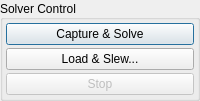
        <widget class="QGroupBox" name="controlBox">
         <property name="title">
          <string>Solver Control</string>
         </property>
         <property name="alignment">
          <set>Qt::AlignLeading|Qt::AlignLeft|Qt::AlignVCenter</set>
         </property>
         <layout class="QVBoxLayout" name="verticalLayout_4">
          <property name="spacing">
           <number>3</number>
          </property>
          <property name="leftMargin">
           <number>3</number>
          </property>
          <property name="topMargin">
           <number>3</number>
          </property>
          <property name="rightMargin">
           <number>3</number>
          </property>
          <property name="bottomMargin">
           <number>3</number>
          </property>
          <item>
           <widget class="QPushButton" name="solveB">
            <property name="enabled">
             <bool>true</bool>
            </property>
            <property name="text">
             <string>Capture &amp;&amp; Solve</string>
            </property>
            <property name="autoDefault">
             <bool>true</bool>
            </property>
            <property name="default">
             <bool>true</bool>
            </property>
           </widget>
          </item>
          <item>
           <widget class="QPushButton" name="loadSlewB">
            <property name="toolTip">
             <string>Load a FITS image and solve. Slew mount to image central coordinates.</string>
            </property>
            <property name="text">
             <string>Load &amp;&amp; Slew...</string>
            </property>
           </widget>
          </item>
          <item>
           <layout class="QHBoxLayout" name="stopLayout">
            <item>
             <widget class="QPushButton" name="stopB">
              <property name="enabled">
               <bool>false</bool>
              </property>
              <property name="text">
               <string>Stop</string>
              </property>
             </widget>
            </item>
           </layout>
          </item>
         </layout>
        </widget>
